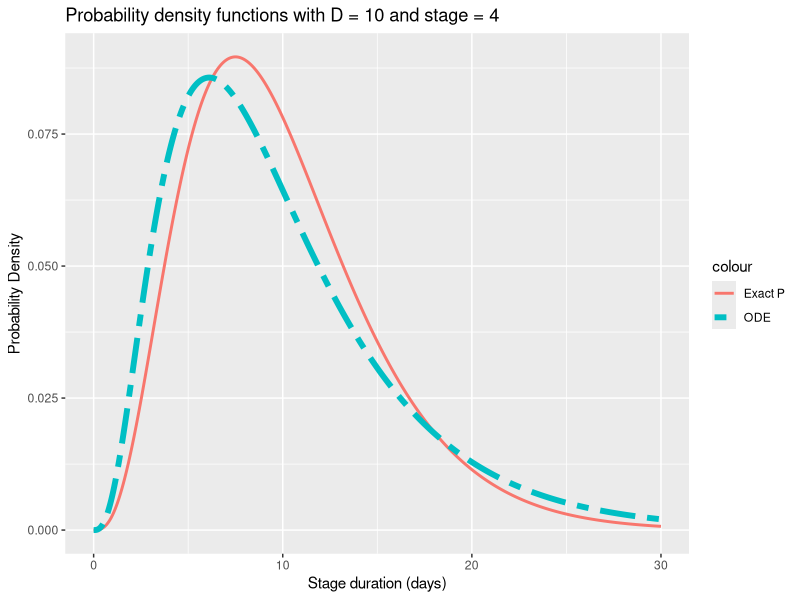
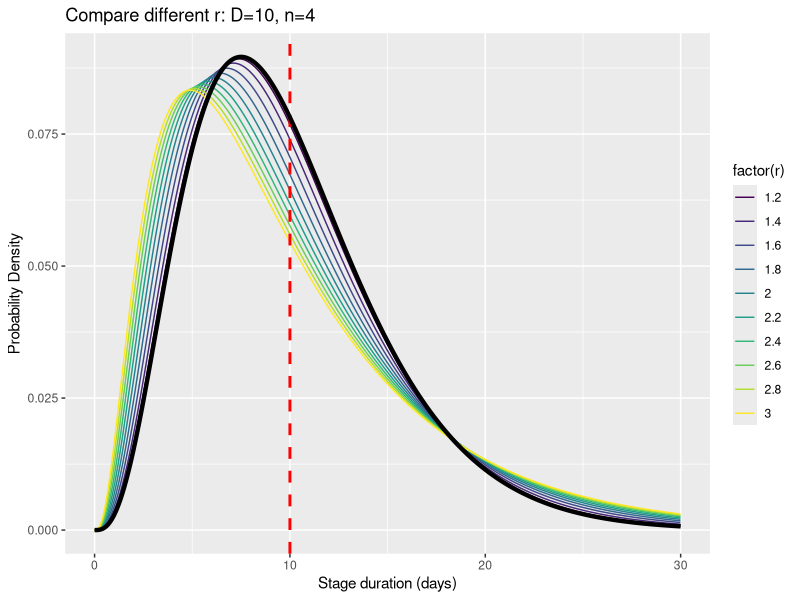
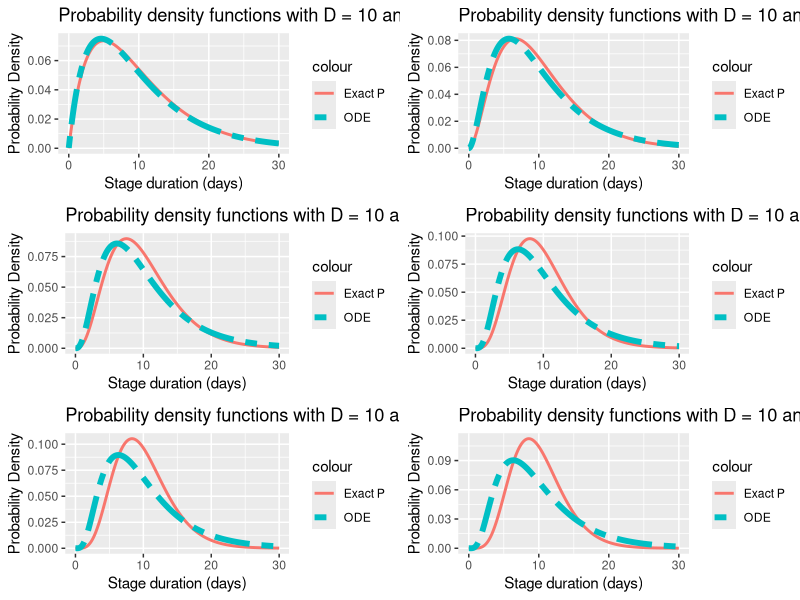

The R source for these figures, in order:
# Packages ####
library(viridis)
library(ggplot2)
library(deSolve)

# Erlang Distribution ####
erlang <- function(x, n, γ) {
  (n*γ)^n*x^(n-1)*exp(-n*γ*x)/factorial(n-1)
}

# Models & Compare ####
SInR <- function(t, states, params) {
  with(as.list(c(params)), {
    I <- states[1:n]
    R <- states[[n+1]]
    
    Iprev <- c(0, I[1:(n-1)])
    dI <- n*γ*Iprev - (n*γ+μ)*I
    dR <- n*γ*I[[n]] - μ*R
    return(list(c(dI, dR)))
  })
}

SInR_geom <- function(t, states, params) {
  with(as.list(c(params)), {
    I <- states[1:n]
    R <- states[[n+1]]
    
    Iprev <- c(0, I[1:(n-1)])
    dI <- a*r^(c(0,0:(n-2)))*Iprev - (a*r^(0:(n-1))+μ)*I
    dR <- a*r^(n-1)*I[[n]] - μ*R
    return(list(c(dI, dR)))
  })
}

model_geom <- function(t, states, params) {
  with(as.list(c(states, params)), {
    dI <- numeric(n)
    dI[1] <- -(a + μ)*states[1]
    if (n>1) {
      for (i in 2:n) {
        dI[i] <- a*r^(i-2)*states[i-1] - (a*r^(i-1) + μ)*states[i]
      }
    }
    dR <- a*r^(n-1)*states[n] - μ*R
    list(c(dI, dR))
  })
}

compare <- function(time, n, γ, μ, a, r, states, model) {
  params <- c(γ = γ, μ = μ, n = n, a = a, r = r)
  df <- data.frame(Time = time)
  df$P <- erlang(time, n, γ)
  soln <- ode(y = states,
              times = time, 
              func = model, 
              parms = params)
  
  df$P_est <- c(diff(soln[,"R"])/diff(time), NA)
  ggplot(df, aes(x=Time)) +
    geom_line(aes(y = P, col = "Exact P"), linewidth = 1) +
    geom_line(aes(y = P_est, col = "ODE"), linewidth = 2, linetype = "twodash") +
    labs(title = paste("Probability density functions with D =", 1/γ, "and stage =", n), 
         x = "Stage duration (days)",
         y = "Probability Density")
}


# Geometric γ ####
time <- seq(0,30,by=0.01)
n <- 4
γ <- 0.1
μ <- 0
states <- c(1, numeric(n))
names(states) <- c(
  paste ("I", 1:n, sep="")
  , "R"
)

# Geometric: r = 2, a = 3/16, γ_i ascending = TRUE, D = 10, n = 4
r <- 2
a <- 3/16 # 127/640
compare(time, n, γ, μ, a, r, states, SInR_geom)

# Geometric: different r values, to maintain D, a = (1/r^n-1)*γ/(1/r-1), D = 10, n =  4
r <- seq(1.2,3,by=0.2)
df <- expand.grid(Time = time, n = n, γ = γ, r = r)
df$a <- with(df, (1/r^n-1)*γ/(1/r-1)) 
df$P <- with(df, erlang(Time, n, γ))
ODE <- c()
for (i in r) {
  soln <- ode(y = states,
              times = time, 
              func = SInR_geom, 
              parms = c(γ = γ, μ = μ, n = n, a = (1/i^n-1)*γ/(1/i-1), r = i))
  ODE <- c(ODE, c(diff(soln[,"R"])/diff(time), NA))
}
df$ODE <- ODE

ggplot(df, aes(x = Time, y = ODE, color = factor(r))) +
  geom_line() +
  scale_color_manual(values = viridis(length(r))) +
  geom_vline(xintercept = 1/γ, color = "red", linetype = "dashed", linewidth = 1) +
  geom_line(aes(x = Time, y = P), color = "black", linewidth = 1.5) +
  labs(title = paste0("Compare different r: D=", 1/γ[1], ", n=", n[1]),
       x = "Stage duration (days)",
       y = "Probability Density")

# Geometric: same r, D; different n
library(gridExtra)
N <- seq(2,7)
r <- 2
plots <- list()
i = 1
for (n in N) {
  a = (1/r^n-1)*γ/(1/r-1)
  states <- c(1, numeric(n))
  names(states) <- c(
    paste ("I", 1:n, sep="")
    , "R"
  )
  p <- compare(time, n, γ, μ, a, r, states, SInR_geom)
  plots[[i]] <- p
  i <- i+1
}
grid.arrange(grobs = plots, ncol = 2)
